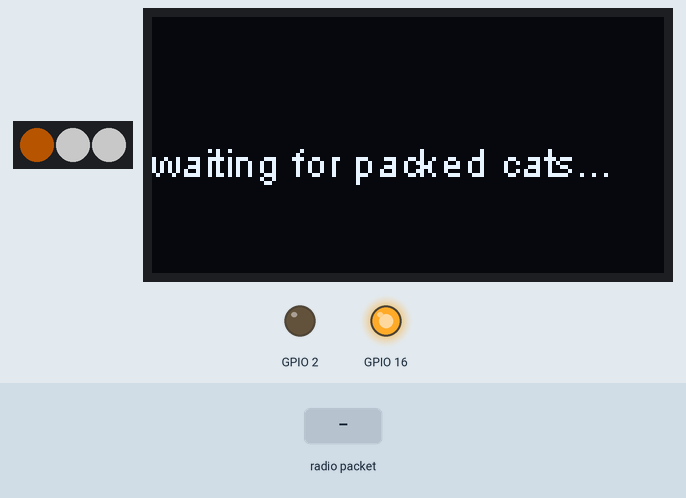
This sketch was run on a simulated ESP32. On the bench: 3 RGB LEDs in strip order, left to right, 128×64 one-colour display, output pins drawn as LEDs (lit = HIGH). The inputs (shaded band) are chosen by the test bench. Dim RGB values are drawn brighter than linear; no radio packets arrive unless stated; what the sketch prints to the serial monitor is not drawn.

Above: at 2.74 s.
2.8 s: radio packet "1" arrives
At 2.87 s:
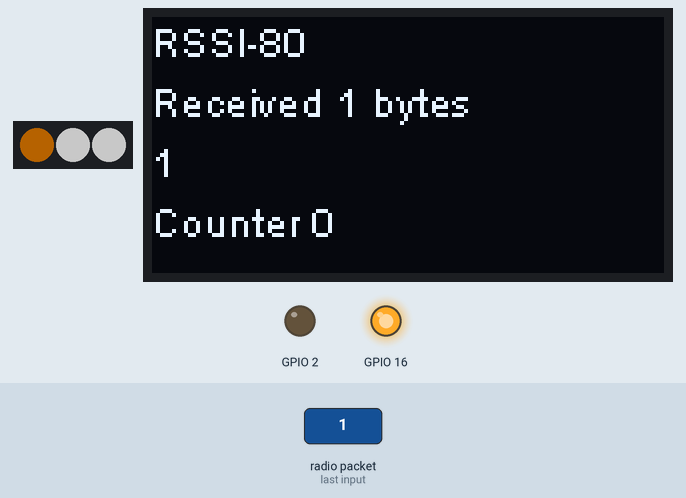
At 3.29 s:
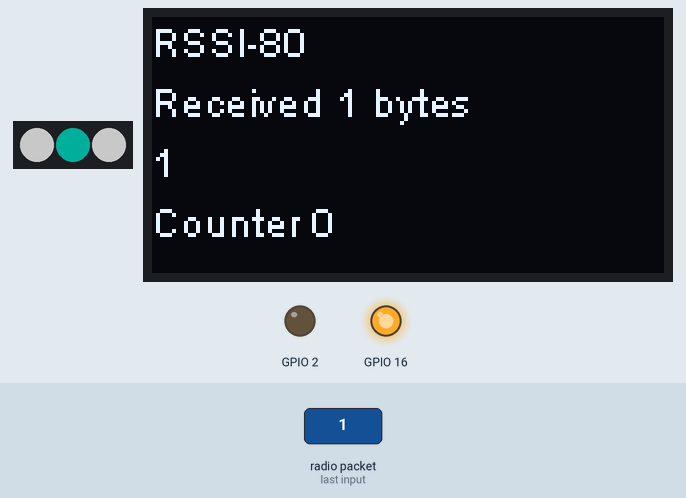
Timing chart, 0 to 10.4 s (numbered marks = the images above; inputs shaded):
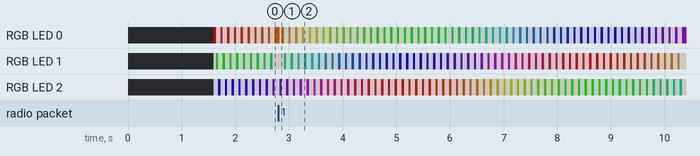

Measured:
- after the input at 2.8 s, the display: first changes at once (image 1 shows a later state)

The sketch:

receiver.ino
```cpp
// (2) 868mhz / 915Mhz OLED LoRaSender
#include <SPI.h>
#include <LoRa.h>
#include <Wire.h>
#include "SSD1306.h"

#include <WS2812FX.h>
#define LED_COUNT 3
#define LED_PIN 35

//WS2812FX ws2812fx = WS2812FX(LED_COUNT, LED_PIN, NEO_GRB + NEO_KHZ400);
WS2812FX ws2812fx = WS2812FX(LED_COUNT, LED_PIN, NEO_GRBW + NEO_KHZ800);

#define SCK 5 // GPIO5 - SX1278's SCK
#define MISO 19 // GPIO19 - SX1278's MISO
#define MOSI 27 // GPIO27 - SX1278's MOSI
#define SS 18 // GPIO18 - SX1278's CS
#define RST 14 // GPIO14 - SX1278's RESET
#define DI0 26 // GPIO26 - SX1278's IRQ (interrupt request)
#define BAND 868E6 // 915E6

unsigned int counter = 0;

SSD1306 display (0x3c, 4, 15);
String rssi = "RSSI -";
String packSize = "-";
String packet;


void setup () {

  ws2812fx.init();
  ws2812fx.setBrightness(100);
  ws2812fx.setSpeed(100);
  ws2812fx.setColor(0x007BFF);
  ws2812fx.setMode(FX_MODE_CHASE_RAINBOW);
  ws2812fx.start();

  pinMode (16, OUTPUT);
  pinMode (2, OUTPUT);

  digitalWrite (16, LOW); // set GPIO16 low to reset OLED
  delay (50);
  digitalWrite (16, HIGH); // while OLED is running, GPIO16 must go high,

  Serial.begin (9600);
  while (! Serial);
  Serial.println ();
  Serial.println ("LoRa Receiver Callback");

  SPI.begin (SCK, MISO, MOSI, SS);
  LoRa.setPins (SS, RST, DI0);
  if (! LoRa.begin (BAND)) {
    Serial.println ("Starting LoRa failed!");
    while (1);
  }
  LoRa.onReceive(cbk);
  LoRa.receive ();
  Serial.println ("init ok");
  display.init ();
  // display.flipScreenVertically ();
  display.setFont (ArialMT_Plain_10);

  display.clear ();
  display.setTextAlignment (TEXT_ALIGN_LEFT);
  display.setFont (ArialMT_Plain_10);
  display.drawString (0, 30, "waiting for packed cats...");
  display.display ();

  delay (1500);
}

void loop () {
  ws2812fx.service();

  int packetSize = LoRa.parsePacket();
  if (packetSize) { cbk(packetSize); }
  delay (10);
}

void loraData () {
  display.clear ();
  display.setTextAlignment (TEXT_ALIGN_LEFT);
  display.setFont (ArialMT_Plain_10);

  display.drawString (0, 0, rssi);
  display.drawString (0, 15, "Received " + packSize + " bytes");
  display.drawStringMaxWidth (0, 30, 128, packet);
  display.drawString (0, 45, "Counter " + String(counter));
  display.display ();

  counter ++;
}

void cbk(int packetSize) {
  packet = "";
  packSize = String(packetSize, DEC);
  for (int i = 0; i <packetSize; i ++) {
    packet += (char) LoRa.read();
  }
  rssi = "RSSI" + String(LoRa.packetRssi(), DEC);
  loraData();
  Serial.println ("cbk received");
}
```
